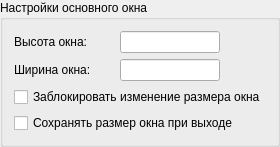
                   <widget class="QGroupBox" name="groupBox_21">
                    <property name="title">
                     <string>Настройки основного окна</string>
                    </property>
                    <layout class="QHBoxLayout" name="horizontalLayout_80">
                     <item alignment="Qt::AlignLeft">
                      <widget class="QFrame" name="frame_23">
                       <property name="frameShape">
                        <enum>QFrame::NoFrame</enum>
                       </property>
                       <property name="frameShadow">
                        <enum>QFrame::Raised</enum>
                       </property>
                       <layout class="QHBoxLayout" name="horizontalLayout_79">
                        <property name="leftMargin">
                         <number>0</number>
                        </property>
                        <property name="topMargin">
                         <number>0</number>
                        </property>
                        <property name="rightMargin">
                         <number>0</number>
                        </property>
                        <property name="bottomMargin">
                         <number>0</number>
                        </property>
                        <item>
                         <layout class="QVBoxLayout" name="verticalLayout_57">
                          <item>
                           <layout class="QHBoxLayout" name="horizontalLayout_38">
                            <item alignment="Qt::AlignLeft">
                             <widget class="QFrame" name="frame_16">
                              <property name="frameShape">
                               <enum>QFrame::NoFrame</enum>
                              </property>
                              <property name="frameShadow">
                               <enum>QFrame::Raised</enum>
                              </property>
                              <layout class="QHBoxLayout" name="horizontalLayout_43">
                               <property name="leftMargin">
                                <number>0</number>
                               </property>
                               <property name="topMargin">
                                <number>0</number>
                               </property>
                               <property name="rightMargin">
                                <number>0</number>
                               </property>
                               <property name="bottomMargin">
                                <number>0</number>
                               </property>
                               <item>
                                <widget class="QLabel" name="label_22">
                                 <property name="minimumSize">
                                  <size>
                                   <width>100</width>
                                   <height>0</height>
                                  </size>
                                 </property>
                                 <property name="maximumSize">
                                  <size>
                                   <width>16777215</width>
                                   <height>16777215</height>
                                  </size>
                                 </property>
                                 <property name="text">
                                  <string>Высота окна:</string>
                                 </property>
                                </widget>
                               </item>
                               <item>
                                <widget class="QLineEdit" name="lineEdit_12">
                                 <property name="sizePolicy">
                                  <sizepolicy hsizetype="Fixed" vsizetype="Fixed">
                                   <horstretch>0</horstretch>
                                   <verstretch>0</verstretch>
                                  </sizepolicy>
                                 </property>
                                 <property name="maximumSize">
                                  <size>
                                   <width>100</width>
                                   <height>16777215</height>
                                  </size>
                                 </property>
                                </widget>
                               </item>
                              </layout>
                             </widget>
                            </item>
                           </layout>
                          </item>
                          <item>
                           <layout class="QHBoxLayout" name="horizontalLayout_41">
                            <item alignment="Qt::AlignLeft">
                             <widget class="QFrame" name="frame_15">
                              <property name="frameShape">
                               <enum>QFrame::NoFrame</enum>
                              </property>
                              <property name="frameShadow">
                               <enum>QFrame::Raised</enum>
                              </property>
                              <layout class="QHBoxLayout" name="horizontalLayout_42">
                               <property name="leftMargin">
                                <number>0</number>
                               </property>
                               <property name="topMargin">
                                <number>0</number>
                               </property>
                               <property name="rightMargin">
                                <number>0</number>
                               </property>
                               <property name="bottomMargin">
                                <number>0</number>
                               </property>
                               <item>
                                <widget class="QLabel" name="label_23">
                                 <property name="minimumSize">
                                  <size>
                                   <width>100</width>
                                   <height>0</height>
                                  </size>
                                 </property>
                                 <property name="maximumSize">
                                  <size>
                                   <width>16777215</width>
                                   <height>16777215</height>
                                  </size>
                                 </property>
                                 <property name="text">
                                  <string>Ширина окна:</string>
                                 </property>
                                </widget>
                               </item>
                               <item>
                                <widget class="QLineEdit" name="lineEdit_11">
                                 <property name="sizePolicy">
                                  <sizepolicy hsizetype="Fixed" vsizetype="Fixed">
                                   <horstretch>0</horstretch>
                                   <verstretch>0</verstretch>
                                  </sizepolicy>
                                 </property>
                                 <property name="maximumSize">
                                  <size>
                                   <width>100</width>
                                   <height>16777215</height>
                                  </size>
                                 </property>
                                </widget>
                               </item>
                              </layout>
                             </widget>
                            </item>
                           </layout>
                          </item>
                          <item>
                           <layout class="QHBoxLayout" name="horizontalLayout_40">
                            <item>
                             <widget class="QFrame" name="frame_18">
                              <property name="frameShape">
                               <enum>QFrame::NoFrame</enum>
                              </property>
                              <property name="frameShadow">
                               <enum>QFrame::Raised</enum>
                              </property>
                              <layout class="QHBoxLayout" name="horizontalLayout_44">
                               <property name="leftMargin">
                                <number>0</number>
                               </property>
                               <property name="topMargin">
                                <number>0</number>
                               </property>
                               <property name="rightMargin">
                                <number>0</number>
                               </property>
                               <property name="bottomMargin">
                                <number>0</number>
                               </property>
                               <item>
                                <widget class="QCheckBox" name="checkBox_3">
                                 <property name="layoutDirection">
                                  <enum>Qt::LeftToRight</enum>
                                 </property>
                                 <property name="text">
                                  <string>Заблокировать изменение размера окна</string>
                                 </property>
                                </widget>
                               </item>
                              </layout>
                             </widget>
                            </item>
                           </layout>
                          </item>
                          <item>
                           <layout class="QHBoxLayout" name="horizontalLayout_39">
                            <item alignment="Qt::AlignLeft">
                             <widget class="QFrame" name="frame_17">
                              <property name="frameShape">
                               <enum>QFrame::NoFrame</enum>
                              </property>
                              <property name="frameShadow">
                               <enum>QFrame::Raised</enum>
                              </property>
                              <layout class="QHBoxLayout" name="horizontalLayout_45">
                               <property name="leftMargin">
                                <number>0</number>
                               </property>
                               <property name="topMargin">
                                <number>0</number>
                               </property>
                               <property name="rightMargin">
                                <number>0</number>
                               </property>
                               <property name="bottomMargin">
                                <number>0</number>
                               </property>
                               <item>
                                <widget class="QCheckBox" name="checkBox_2">
                                 <property name="layoutDirection">
                                  <enum>Qt::LeftToRight</enum>
                                 </property>
                                 <property name="text">
                                  <string>Сохранять размер окна при выходе</string>
                                 </property>
                                </widget>
                               </item>
                              </layout>
                             </widget>
                            </item>
                           </layout>
                          </item>
                          <item>
                           <layout class="QHBoxLayout" name="horizontalLayout_37"/>
                          </item>
                         </layout>
                        </item>
                       </layout>
                      </widget>
                     </item>
                    </layout>
                   </widget>
